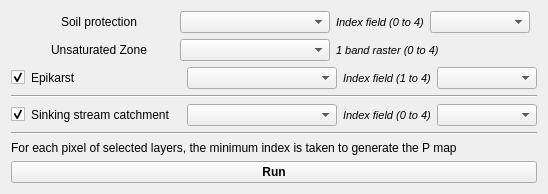
      <widget class="QWidget" name="tab_Carte_P">
       <attribute name="title">
        <string>P Factor</string>
       </attribute>
       <layout class="QVBoxLayout" name="verticalLayout">
        <item>
         <layout class="QVBoxLayout" name="verticalLayout_2">
          <item>
           <layout class="QHBoxLayout" name="horizontalLayout_SOL">
            <item>
             <spacer name="horizontalSpacer_14">
              <property name="orientation">
               <enum>Qt::Horizontal</enum>
              </property>
              <property name="sizeType">
               <enum>QSizePolicy::Fixed</enum>
              </property>
              <property name="sizeHint" stdset="0">
               <size>
                <width>13</width>
                <height>20</height>
               </size>
              </property>
             </spacer>
            </item>
            <item>
             <widget class="QLabel" name="label_SOL">
              <property name="minimumSize">
               <size>
                <width>150</width>
                <height>0</height>
               </size>
              </property>
              <property name="maximumSize">
               <size>
                <width>100</width>
                <height>16777215</height>
               </size>
              </property>
              <property name="font">
               <font>
                <weight>50</weight>
                <bold>false</bold>
               </font>
              </property>
              <property name="text">
               <string>Soil protection</string>
              </property>
              <property name="alignment">
               <set>Qt::AlignCenter</set>
              </property>
             </widget>
            </item>
            <item>
             <widget class="QgsMapLayerComboBox" name="mMapLayerComboBox_SOL">
              <property name="minimumSize">
               <size>
                <width>150</width>
                <height>0</height>
               </size>
              </property>
              <property name="maximumSize">
               <size>
                <width>300</width>
                <height>16777215</height>
               </size>
              </property>
             </widget>
            </item>
            <item>
             <widget class="QLabel" name="label_2">
              <property name="font">
               <font>
                <pointsize>8</pointsize>
                <weight>50</weight>
                <italic>true</italic>
                <bold>false</bold>
               </font>
              </property>
              <property name="text">
               <string>Index field (0 to 4)</string>
              </property>
             </widget>
            </item>
            <item>
             <widget class="QgsFieldComboBox" name="mFieldComboBox_SOL">
              <property name="minimumSize">
               <size>
                <width>100</width>
                <height>0</height>
               </size>
              </property>
              <property name="maximumSize">
               <size>
                <width>16777215</width>
                <height>16777215</height>
               </size>
              </property>
             </widget>
            </item>
            <item>
             <spacer name="horizontalSpacer_4">
              <property name="orientation">
               <enum>Qt::Horizontal</enum>
              </property>
              <property name="sizeType">
               <enum>QSizePolicy::Expanding</enum>
              </property>
              <property name="sizeHint" stdset="0">
               <size>
                <width>0</width>
                <height>0</height>
               </size>
              </property>
             </spacer>
            </item>
           </layout>
          </item>
          <item>
           <layout class="QHBoxLayout" name="horizontalLayout_ZNS">
            <item>
             <spacer name="horizontalSpacer_13">
              <property name="orientation">
               <enum>Qt::Horizontal</enum>
              </property>
              <property name="sizeType">
               <enum>QSizePolicy::Fixed</enum>
              </property>
              <property name="sizeHint" stdset="0">
               <size>
                <width>13</width>
                <height>20</height>
               </size>
              </property>
             </spacer>
            </item>
            <item>
             <widget class="QLabel" name="label_ZNS">
              <property name="minimumSize">
               <size>
                <width>150</width>
                <height>0</height>
               </size>
              </property>
              <property name="maximumSize">
               <size>
                <width>100</width>
                <height>16777215</height>
               </size>
              </property>
              <property name="font">
               <font>
                <weight>50</weight>
                <bold>false</bold>
               </font>
              </property>
              <property name="text">
               <string>Unsaturated Zone</string>
              </property>
              <property name="alignment">
               <set>Qt::AlignCenter</set>
              </property>
             </widget>
            </item>
            <item>
             <widget class="QgsMapLayerComboBox" name="mMapLayerComboBox_ZNS">
              <property name="minimumSize">
               <size>
                <width>150</width>
                <height>0</height>
               </size>
              </property>
              <property name="maximumSize">
               <size>
                <width>300</width>
                <height>16777215</height>
               </size>
              </property>
             </widget>
            </item>
            <item>
             <widget class="QLabel" name="label_8">
              <property name="font">
               <font>
                <pointsize>8</pointsize>
                <weight>50</weight>
                <italic>true</italic>
                <bold>false</bold>
               </font>
              </property>
              <property name="text">
               <string>1 band raster (0 to 4)</string>
              </property>
             </widget>
            </item>
            <item>
             <spacer name="horizontalSpacer_7">
              <property name="orientation">
               <enum>Qt::Horizontal</enum>
              </property>
              <property name="sizeHint" stdset="0">
               <size>
                <width>0</width>
                <height>0</height>
               </size>
              </property>
             </spacer>
            </item>
           </layout>
          </item>
          <item>
           <layout class="QHBoxLayout" name="horizontalLayout_EPIKARST">
            <item>
             <widget class="QCheckBox" name="checkBox_Epikarst">
              <property name="text">
               <string/>
              </property>
              <property name="checked">
               <bool>true</bool>
              </property>
             </widget>
            </item>
            <item>
             <widget class="QLabel" name="label_EPIKARST">
              <property name="minimumSize">
               <size>
                <width>150</width>
                <height>0</height>
               </size>
              </property>
              <property name="maximumSize">
               <size>
                <width>100</width>
                <height>16777215</height>
               </size>
              </property>
              <property name="font">
               <font>
                <weight>50</weight>
                <bold>false</bold>
               </font>
              </property>
              <property name="text">
               <string>Epikarst</string>
              </property>
              <property name="alignment">
               <set>Qt::AlignLeading|Qt::AlignLeft|Qt::AlignVCenter</set>
              </property>
             </widget>
            </item>
            <item>
             <widget class="QgsMapLayerComboBox" name="mMapLayerComboBox_EPIKARST">
              <property name="minimumSize">
               <size>
                <width>150</width>
                <height>0</height>
               </size>
              </property>
              <property name="maximumSize">
               <size>
                <width>300</width>
                <height>16777215</height>
               </size>
              </property>
             </widget>
            </item>
            <item>
             <widget class="QLabel" name="label_index_EPIKARST">
              <property name="font">
               <font>
                <pointsize>8</pointsize>
                <weight>50</weight>
                <italic>true</italic>
                <bold>false</bold>
               </font>
              </property>
              <property name="text">
               <string>Index field (1 to 4)</string>
              </property>
             </widget>
            </item>
            <item>
             <widget class="QgsFieldComboBox" name="mFieldComboBox_EPIKARST">
              <property name="minimumSize">
               <size>
                <width>100</width>
                <height>0</height>
               </size>
              </property>
              <property name="maximumSize">
               <size>
                <width>110</width>
                <height>16777215</height>
               </size>
              </property>
             </widget>
            </item>
            <item>
             <spacer name="horizontalSpacer_5">
              <property name="orientation">
               <enum>Qt::Horizontal</enum>
              </property>
              <property name="sizeType">
               <enum>QSizePolicy::Expanding</enum>
              </property>
              <property name="sizeHint" stdset="0">
               <size>
                <width>0</width>
                <height>0</height>
               </size>
              </property>
             </spacer>
            </item>
           </layout>
          </item>
          <item>
           <widget class="Line" name="line_10">
            <property name="orientation">
             <enum>Qt::Horizontal</enum>
            </property>
           </widget>
          </item>
          <item>
           <layout class="QHBoxLayout" name="horizontalLayout_16">
            <item>
             <widget class="QCheckBox" name="checkBox_Sinking">
              <property name="text">
               <string/>
              </property>
              <property name="checked">
               <bool>true</bool>
              </property>
             </widget>
            </item>
            <item>
             <widget class="QLabel" name="label_SINKING">
              <property name="minimumSize">
               <size>
                <width>150</width>
                <height>0</height>
               </size>
              </property>
              <property name="maximumSize">
               <size>
                <width>100</width>
                <height>150</height>
               </size>
              </property>
              <property name="font">
               <font>
                <weight>50</weight>
                <bold>false</bold>
               </font>
              </property>
              <property name="text">
               <string>Sinking stream catchment</string>
              </property>
             </widget>
            </item>
            <item>
             <widget class="QgsMapLayerComboBox" name="mMapLayerComboBox_SINKING_CATCHMENT">
              <property name="minimumSize">
               <size>
                <width>150</width>
                <height>0</height>
               </size>
              </property>
              <property name="maximumSize">
               <size>
                <width>300</width>
                <height>16777215</height>
               </size>
              </property>
             </widget>
            </item>
            <item>
             <widget class="QLabel" name="label_index_SINKING">
              <property name="font">
               <font>
                <pointsize>8</pointsize>
                <weight>50</weight>
                <italic>true</italic>
                <bold>false</bold>
               </font>
              </property>
              <property name="text">
               <string>Index field (0 to 4)</string>
              </property>
             </widget>
            </item>
            <item>
             <widget class="QgsFieldComboBox" name="mFieldComboBox_SINKING_CATCHMENT">
              <property name="minimumSize">
               <size>
                <width>100</width>
                <height>0</height>
               </size>
              </property>
              <property name="maximumSize">
               <size>
                <width>110</width>
                <height>16777215</height>
               </size>
              </property>
             </widget>
            </item>
            <item>
             <spacer name="horizontalSpacer_11">
              <property name="orientation">
               <enum>Qt::Horizontal</enum>
              </property>
              <property name="sizeHint" stdset="0">
               <size>
                <width>0</width>
                <height>0</height>
               </size>
              </property>
             </spacer>
            </item>
           </layout>
          </item>
          <item>
           <widget class="Line" name="line_11">
            <property name="orientation">
             <enum>Qt::Horizontal</enum>
            </property>
           </widget>
          </item>
          <item>
           <widget class="QLabel" name="label_24">
            <property name="font">
             <font>
              <weight>50</weight>
              <bold>false</bold>
             </font>
            </property>
            <property name="text">
             <string>For each pixel of selected layers, the minimum index is taken to generate the P map</string>
            </property>
           </widget>
          </item>
          <item>
           <widget class="QPushButton" name="pushButton_lancerCarteP">
            <property name="font">
             <font>
              <weight>75</weight>
              <bold>true</bold>
             </font>
            </property>
            <property name="text">
             <string>Run</string>
            </property>
           </widget>
          </item>
         </layout>
        </item>
        <item>
         <spacer name="verticalSpacer_2">
          <property name="orientation">
           <enum>Qt::Vertical</enum>
          </property>
          <property name="sizeHint" stdset="0">
           <size>
            <width>0</width>
            <height>0</height>
           </size>
          </property>
         </spacer>
        </item>
       </layout>
      </widget>
